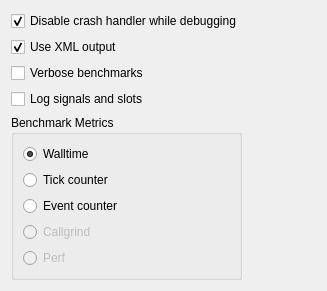
<?xml version="1.0" encoding="UTF-8"?>
<ui version="4.0">
 <class>Autotest::Internal::QtTestSettingsPage</class>
 <widget class="QWidget" name="Autotest::Internal::QtTestSettingsPage">
  <property name="geometry">
   <rect>
    <x>0</x>
    <y>0</y>
    <width>327</width>
    <height>266</height>
   </rect>
  </property>
  <property name="windowTitle">
   <string>Form</string>
  </property>
  <layout class="QVBoxLayout" name="verticalLayout">
   <item>
    <layout class="QHBoxLayout" name="horizontalLayout">
     <item>
      <layout class="QVBoxLayout" name="verticalLayout_2">
       <item>
        <widget class="QCheckBox" name="disableCrashhandlerCB">
         <property name="toolTip">
          <string>Enables interrupting tests on assertions.</string>
         </property>
         <property name="text">
          <string>Disable crash handler while debugging</string>
         </property>
         <property name="checked">
          <bool>true</bool>
         </property>
        </widget>
       </item>
       <item>
        <widget class="QCheckBox" name="useXMLOutputCB">
         <property name="toolTip">
          <string>XML output is recommended, because it avoids parsing issues, while plain text is more human readable.

Warning: Plain text misses some information, such as duration.</string>
         </property>
         <property name="text">
          <string>Use XML output</string>
         </property>
         <property name="checked">
          <bool>true</bool>
         </property>
        </widget>
       </item>
       <item>
        <widget class="QCheckBox" name="verboseBenchmarksCB">
         <property name="text">
          <string>Verbose benchmarks</string>
         </property>
        </widget>
       </item>
       <item>
        <widget class="QCheckBox" name="logSignalsAndSlotsCB">
         <property name="toolTip">
          <string>Log every signal emission and resulting slot invocations.</string>
         </property>
         <property name="text">
          <string>Log signals and slots</string>
         </property>
        </widget>
       </item>
       <item>
        <widget class="QGroupBox" name="groupBox">
         <property name="title">
          <string>Benchmark Metrics</string>
         </property>
         <layout class="QVBoxLayout" name="verticalLayout_3">
          <item>
           <widget class="QRadioButton" name="walltimeRB">
            <property name="sizePolicy">
             <sizepolicy hsizetype="Minimum" vsizetype="Minimum">
              <horstretch>0</horstretch>
              <verstretch>0</verstretch>
             </sizepolicy>
            </property>
            <property name="toolTip">
             <string>Uses walltime metrics for executing benchmarks (default).</string>
            </property>
            <property name="text">
             <string>Walltime</string>
            </property>
            <property name="checked">
             <bool>true</bool>
            </property>
           </widget>
          </item>
          <item>
           <widget class="QRadioButton" name="tickcounterRB">
            <property name="sizePolicy">
             <sizepolicy hsizetype="Minimum" vsizetype="Minimum">
              <horstretch>0</horstretch>
              <verstretch>0</verstretch>
             </sizepolicy>
            </property>
            <property name="toolTip">
             <string>Uses tick counter when executing benchmarks.</string>
            </property>
            <property name="text">
             <string>Tick counter</string>
            </property>
           </widget>
          </item>
          <item>
           <widget class="QRadioButton" name="eventCounterRB">
            <property name="sizePolicy">
             <sizepolicy hsizetype="Minimum" vsizetype="Minimum">
              <horstretch>0</horstretch>
              <verstretch>0</verstretch>
             </sizepolicy>
            </property>
            <property name="toolTip">
             <string>Uses event counter when executing benchmarks.</string>
            </property>
            <property name="text">
             <string>Event counter</string>
            </property>
           </widget>
          </item>
          <item>
           <widget class="QRadioButton" name="callgrindRB">
            <property name="enabled">
             <bool>false</bool>
            </property>
            <property name="sizePolicy">
             <sizepolicy hsizetype="Minimum" vsizetype="Minimum">
              <horstretch>0</horstretch>
              <verstretch>0</verstretch>
             </sizepolicy>
            </property>
            <property name="toolTip">
             <string>Uses Valgrind Callgrind when executing benchmarks (it must be installed).</string>
            </property>
            <property name="text">
             <string>Callgrind</string>
            </property>
           </widget>
          </item>
          <item>
           <widget class="QRadioButton" name="perfRB">
            <property name="enabled">
             <bool>false</bool>
            </property>
            <property name="sizePolicy">
             <sizepolicy hsizetype="Minimum" vsizetype="Minimum">
              <horstretch>0</horstretch>
              <verstretch>0</verstretch>
             </sizepolicy>
            </property>
            <property name="toolTip">
             <string>Uses Perf when executing benchmarks (it must be installed).</string>
            </property>
            <property name="text">
             <string>Perf</string>
            </property>
           </widget>
          </item>
         </layout>
        </widget>
       </item>
      </layout>
     </item>
     <item>
      <spacer name="horizontalSpacer">
       <property name="orientation">
        <enum>Qt::Horizontal</enum>
       </property>
       <property name="sizeHint" stdset="0">
        <size>
         <width>40</width>
         <height>20</height>
        </size>
       </property>
      </spacer>
     </item>
    </layout>
   </item>
   <item>
    <spacer name="verticalSpacer">
     <property name="orientation">
      <enum>Qt::Vertical</enum>
     </property>
     <property name="sizeHint" stdset="0">
      <size>
       <width>20</width>
       <height>40</height>
      </size>
     </property>
    </spacer>
   </item>
  </layout>
 </widget>
 <resources/>
 <connections/>
</ui>
